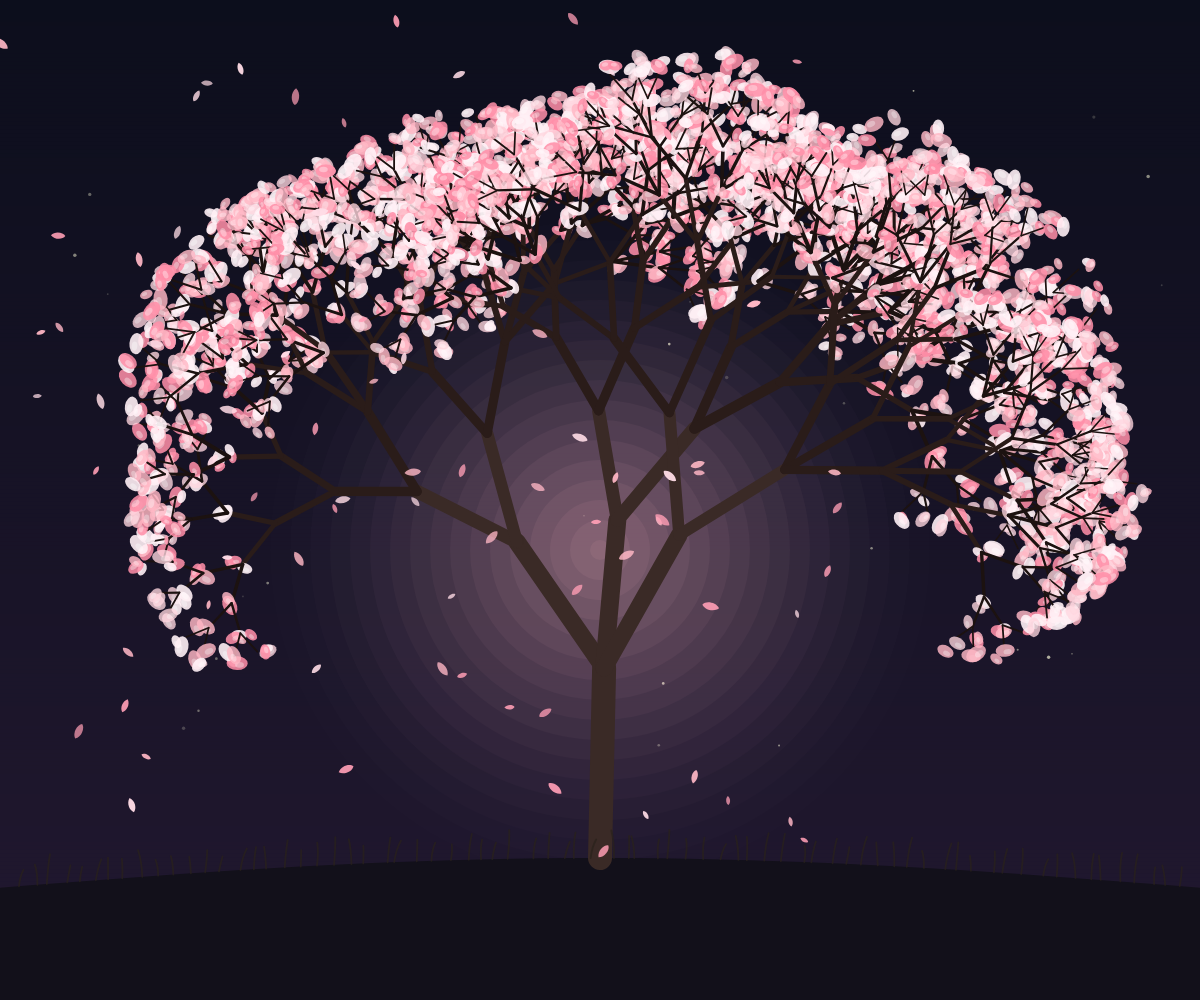
Frame 1 (no input)
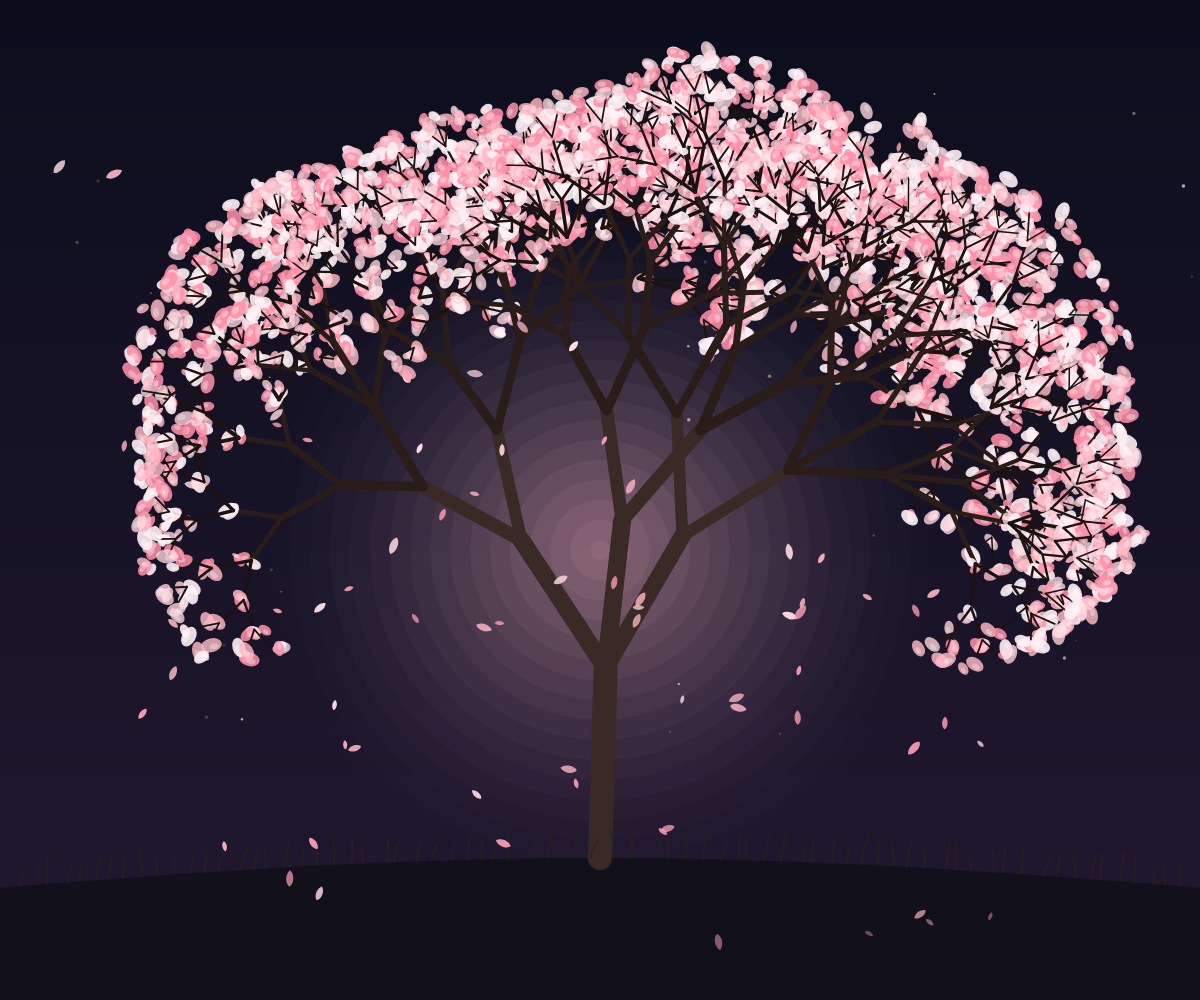
Frame 60 (no input)
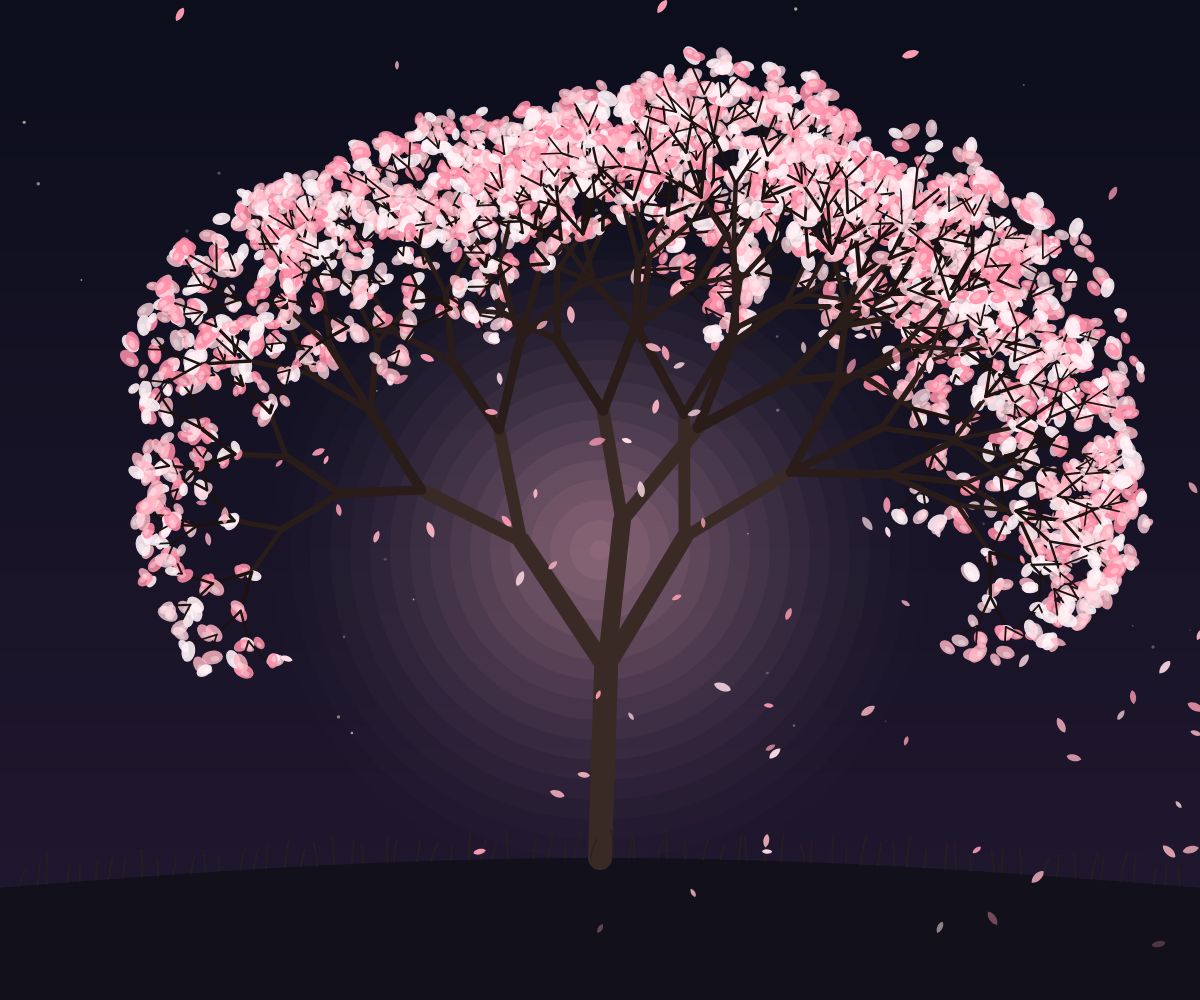
Frame 120 (the mouse pressed at the canvas centre since frame 60)

The p5.js sketch that drew these frames (run headless with seeded random() and noise() and a simulated clock; from frame 60 on, the mouse is pressed at the canvas centre):

// p5.js sketch
// ── sketch.js
/**
 * ============================================================================
 * BREEZE TREE • 隨風擺動之樹
 * Interactive Procedural Tree with Dynamic Wind Harmonics & Particle System
 * Built with p5.js
 * ============================================================================
 */

// Global State
let treeRoot = null;
let maxTreeDepth = 8;
let treeSeed = 1001;
let currentTheme = 'sakura';
let windStrength = 0.45; // 0.0 to 1.0
let gustEnergy = 0;
let mouseWind = 0;
let prevMouseX = 0;
let timeStep = 0;

// Particle & Environment Systems
let fallingPetals = [];
let ambientSpores = [];
let grassBlades = [];
let blossomTipPositions = [];

// Themes Palette Definition
const THEMES = {
  sakura: {
    name: '春櫻',
    accent: '#ff9ebb',
    skyTop: [12, 14, 28],
    skyBottom: [34, 24, 48],
    canopyGlow: [255, 182, 193, 20],
    trunkColors: [
      [58, 42, 38],
      [42, 28, 25],
      [28, 18, 16]
    ],
    leafColors: [
      [255, 183, 197, 210],
      [255, 143, 168, 220],
      [255, 214, 223, 200],
      [255, 240, 245, 230]
    ],
    petalColors: [
      [255, 183, 197, 230],
      [255, 158, 181, 230],
      [255, 220, 230, 240]
    ],
    groundColor: [18, 16, 26]
  },
  summer: {
    name: '盛夏',
    accent: '#10b981',
    skyTop: [6, 18, 30],
    skyBottom: [14, 44, 62],
    canopyGlow: [16, 185, 129, 18],
    trunkColors: [
      [45, 34, 26],
      [36, 26, 20],
      [26, 18, 14]
    ],
    leafColors: [
      [16, 185, 129, 210],
      [5, 150, 105, 220],
      [52, 211, 153, 200],
      [110, 231, 183, 220]
    ],
    petalColors: [
      [52, 211, 153, 220],
      [16, 185, 129, 230],
      [110, 231, 183, 210]
    ],
    groundColor: [12, 24, 24]
  },
  autumn: {
    name: '金秋',
    accent: '#f59e0b',
    skyTop: [22, 12, 18],
    skyBottom: [48, 26, 24],
    canopyGlow: [245, 158, 11, 20],
    trunkColors: [
      [52, 32, 24],
      [38, 22, 16],
      [28, 15, 12]
    ],
    leafColors: [
      [245, 158, 11, 220],
      [217, 119, 6, 220],
      [234, 88, 12, 220],
      [220, 38, 38, 210],
      [253, 224, 71, 230]
    ],
    petalColors: [
      [245, 158, 11, 230],
      [234, 88, 12, 230],
      [253, 224, 71, 240]
    ],
    groundColor: [22, 14, 16]
  },
  twilight: {
    name: '幻夜',
    accent: '#06b6d4',
    skyTop: [4, 7, 20],
    skyBottom: [12, 18, 44],
    canopyGlow: [6, 182, 212, 24],
    trunkColors: [
      [28, 24, 44],
      [20, 18, 34],
      [14, 12, 24]
    ],
    leafColors: [
      [6, 182, 212, 220],
      [139, 92, 246, 220],
      [59, 130, 246, 220],
      [168, 85, 247, 220],
      [224, 242, 254, 240]
    ],
    petalColors: [
      [6, 182, 212, 240],
      [168, 85, 247, 240],
      [125, 211, 252, 250]
    ],
    groundColor: [10, 12, 22]
  }
};

/**
 * Tree Branch Node Class
 * Maintains deterministic structural properties and hierarchy
 */
class BranchNode {
  constructor(length, thickness, baseAngle, depth, id) {
    this.length = length;
    this.thickness = thickness;
    this.baseAngle = baseAngle;
    this.depth = depth;
    this.id = id;
    this.children = [];
    this.leafClusters = [];
    this.curveFactor = random(-0.06, 0.06);

    // If near terminal, attach leaf / petal clusters
    if (depth >= maxTreeDepth - 3) {
      const clusterCount = floor(random(2, 5));
      for (let i = 0; i < clusterCount; i++) {
        this.leafClusters.push({
          offsetX: random(-10, 10),
          offsetY: random(-12, 4),
          size: random(9, 17),
          colorIndex: floor(random(0, 4)),
          angleOffset: random(-PI / 3, PI / 3),
          phase: random(TWO_PI)
        });
      }
    }
  }

  addChild(child) {
    this.children.push(child);
  }
}

/**
 * Petal / Fallen Leaf Particle
 */
class PetalParticle {
  constructor(respawnAnywhere = false) {
    this.reset(respawnAnywhere);
  }

  reset(anywhere = false) {
    // Pick origin: either from canopy tip or screen bounds
    if (!anywhere && blossomTipPositions.length > 0 && random() < 0.75) {
      const tip = random(blossomTipPositions);
      this.x = tip.x + random(-15, 15);
      this.y = tip.y + random(-10, 10);
    } else {
      this.x = random(-50, width * 0.7);
      this.y = anywhere ? random(0, height * 0.85) : random(-40, 20);
    }

    this.size = random(4.5, 9.5);
    this.vx = random(0.8, 2.2);
    this.vy = random(1.0, 2.5);
    this.angle = random(TWO_PI);
    this.spinSpeed = random(-0.04, 0.04);
    this.colorIndex = floor(random(0, THEMES[currentTheme].petalColors.length));
    this.opacity = random(180, 255);
    this.flutterPhase = random(TWO_PI);
    this.flutterFreq = random(0.02, 0.05);
  }

  update(currentWind) {
    this.flutterPhase += this.flutterFreq;
    const windFlutter = sin(this.flutterPhase) * 1.2;

    // Movement influenced by wind and gravity
    this.x += (this.vx + currentWind * 4.5 + windFlutter);
    this.y += (this.vy + abs(windFlutter * 0.3));
    this.angle += this.spinSpeed + currentWind * 0.05;

    // Fade out near ground
    if (this.y > height * 0.88) {
      this.opacity -= 4;
    }

    // Wrap / respawn if dead or out of bounds
    if (this.x > width + 60 || this.y > height * 0.95 || this.opacity <= 0) {
      this.reset(false);
    }
  }

  draw() {
    const pal = THEMES[currentTheme].petalColors;
    const col = pal[this.colorIndex % pal.length];
    push();
    translate(this.x, this.y);
    rotate(this.angle);
    noStroke();
    fill(col[0], col[1], col[2], this.opacity);

    // Draw organic petal / leaf teardrop shape
    beginShape();
    vertex(0, -this.size * 0.9);
    bezierVertex(this.size * 0.6, -this.size * 0.4, this.size * 0.5, this.size * 0.7, 0, this.size);
    bezierVertex(-this.size * 0.5, this.size * 0.7, -this.size * 0.6, -this.size * 0.4, 0, -this.size * 0.9);
    endShape(CLOSE);
    pop();
  }
}

/**
 * Ambient Spore / Firefly Particle
 */
class AmbientSpore {
  constructor() {
    this.x = random(width);
    this.y = random(height * 0.9);
    this.size = random(1.5, 3.5);
    this.baseY = this.y;
    this.phase = random(TWO_PI);
    this.speed = random(0.3, 0.9);
    this.brightness = random(120, 240);
  }

  update(currentWind) {
    this.phase += 0.02;
    this.x += currentWind * 1.5 + cos(this.phase) * 0.4;
    this.y = this.baseY + sin(this.phase * 0.8) * 15;

    if (this.x > width + 20) this.x = -20;
    if (this.x < -20) this.x = width + 20;
  }

  draw() {
    noStroke();
    const glow = 150 + sin(this.phase) * 90;
    if (currentTheme === 'twilight') {
      fill(6, 182, 212, glow * 0.9);
    } else {
      fill(255, 255, 220, glow * 0.7);
    }
    circle(this.x, this.y, this.size);
  }
}

/**
 * Grass Blade on bottom mound
 */
class GrassBlade {
  constructor(x, y, height) {
    this.x = x;
    this.y = y;
    this.height = height;
    this.tilt = random(-0.15, 0.15);
    this.phase = random(TWO_PI);
  }

  draw(currentWind) {
    const sway = sin(timeStep * 1.5 + this.phase) * 0.12 + currentWind * 0.25;
    stroke(THEMES[currentTheme].trunkColors[0][0] * 0.7,
           THEMES[currentTheme].trunkColors[0][1] * 0.8,
           THEMES[currentTheme].trunkColors[0][2] * 0.7, 180);
    strokeWeight(1.8);
    noFill();
    beginShape();
    vertex(this.x, this.y);
    quadraticVertex(this.x + sway * 12, this.y - this.height * 0.6,
                    this.x + (this.tilt + sway) * 22, this.y - this.height);
    endShape();
  }
}

/**
 * p5.js setup
 */
function setup() {
  const canvas = createCanvas(windowWidth, windowHeight);
  canvas.parent(document.body);
  pixelDensity(min(window.devicePixelRatio, 2));

  // Initialize interactive UI DOM hooks
  initUI();

  // Generate initial tree & environment
  regenerateTree();
  initEnvironment();
}

/**
 * Window Resize
 */
function windowResized() {
  resizeCanvas(windowWidth, windowHeight);
  initEnvironment();
}

/**
 * Initialize Environment Elements
 */
function initEnvironment() {
  fallingPetals = [];
  ambientSpores = [];
  grassBlades = [];

  // Spawn petals
  const petalCount = width > 768 ? 95 : 55;
  for (let i = 0; i < petalCount; i++) {
    fallingPetals.push(new PetalParticle(true));
  }

  // Spawn ambient floating spores
  for (let i = 0; i < 35; i++) {
    ambientSpores.push(new AmbientSpore());
  }

  // Spawn grass blades across bottom
  const bladeCount = floor(width / 16);
  for (let i = 0; i < bladeCount; i++) {
    const gx = i * 16 + random(-6, 6);
    const gy = getGroundHeight(gx);
    grassBlades.push(new GrassBlade(gx, gy, random(14, 30)));
  }
}

/**
 * Procedural Tree Generation with Deterministic Seed
 */
function regenerateTree() {
  randomSeed(treeSeed);
  noiseSeed(treeSeed);

  // Compute scale based on viewport
  const trunkLength = constrain(height * 0.23, 110, 190);
  const trunkThickness = constrain(trunkLength * 0.14, 15, 24);

  let nodeIdCounter = 0;

  function buildBranch(length, thickness, depth, baseAngle) {
    const node = new BranchNode(length, thickness, baseAngle, depth, nodeIdCounter++);

    if (depth < maxTreeDepth) {
      // 2 or 3 branches per bifurcation
      const branchCount = depth === 0 ? (random() < 0.3 ? 3 : 2) : (random() < 0.22 ? 3 : 2);

      for (let i = 0; i < branchCount; i++) {
        let childAngle;
        if (branchCount === 2) {
          const spread = random(0.38, 0.62);
          childAngle = (i === 0 ? -1 : 1) * spread + random(-0.1, 0.1);
        } else {
          // 3-way split
          const angles = [-0.55, 0.05, 0.52];
          childAngle = angles[i] + random(-0.08, 0.08);
        }

        const lengthDecay = random(0.72, 0.84);
        const thickDecay = random(0.68, 0.78);

        const childNode = buildBranch(
          length * lengthDecay,
          max(thickness * thickDecay, 1.2),
          depth + 1,
          childAngle
        );
        node.addChild(childNode);
      }
    }
    return node;
  }

  treeRoot = buildBranch(trunkLength, trunkThickness, 0, 0);
}

/**
 * Calculate ground mound curved height
 */
function getGroundHeight(x) {
  const midX = width / 2;
  const distFromCenter = (x - midX) / (width * 0.5);
  // Soft gentle hill curving up under tree
  const mound = cos(constrain(distFromCenter * 1.5, -PI / 2, PI / 2)) * 32;
  return height * 0.89 - mound;
}

/**
 * Main Render Loop
 */
function draw() {
  timeStep += 0.012;

  // Handle Wind Physics Model
  updateWind();

  // 1. Draw Atmospheric Sky Gradient
  drawSkyBackground();

  // 2. Draw Ambient Spores (Background layer)
  const currentTotalWind = getEffectiveWind();
  for (let spore of ambientSpores) {
    spore.update(currentTotalWind);
    spore.draw();
  }

  // 3. Clear collected blossom positions for this frame
  blossomTipPositions = [];

  // 4. Draw Ground Mound & Soft Canopy Glow
  drawEnvironmentLighting();

  // 5. Draw Swaying Procedural Tree
  push();
  const rootX = width / 2;
  const rootY = getGroundHeight(rootX);
  translate(rootX, rootY);

  renderBranch(treeRoot, currentTotalWind);
  pop();

  // 6. Draw Swaying Grass Foreground
  for (let blade of grassBlades) {
    blade.draw(currentTotalWind);
  }

  // 7. Update and Draw Drifting Petals & Leaves
  for (let petal of fallingPetals) {
    petal.update(currentTotalWind);
    petal.draw();
  }
}

/**
 * Wind Dynamics Calculations
 */
function updateWind() {
  // Smoothly decay triggered gusts
  if (gustEnergy > 0.005) {
    gustEnergy *= 0.965;
  } else {
    gustEnergy = 0;
  }

  // Mouse wind integration
  const mouseDeltaX = (mouseX - prevMouseX);
  prevMouseX = mouseX;
  if (abs(mouseDeltaX) > 2) {
    mouseWind += (mouseDeltaX * 0.008);
  }
  mouseWind *= 0.92; // decay
}

function getEffectiveWind() {
  // Base ambient oscillation + Perlin noise wind vector + Gust + Mouse influence
  const baseOscillation = sin(timeStep * 1.2) * 0.15;
  const noiseGust = (noise(timeStep * 0.8, 12.34) - 0.48) * 0.7;

  const total = (windStrength * 1.2 * (0.35 + baseOscillation + noiseGust))
              + gustEnergy * 1.8
              + mouseWind;

  return total;
}

/**
 * Recursive Tree Branch Rendering with Dynamic Sway Harmonics
 */
function renderBranch(node, wind) {
  if (!node) return;

  push();

  // Harmonic sway formula:
  // Lower branches have higher inertia; twigs have high frequency flutter.
  const depthFactor = (node.depth + 1) / (maxTreeDepth + 1);
  const harmonicFrequency = 1.0 + node.depth * 0.45;
  const harmonicPhase = timeStep * harmonicFrequency + node.id * 0.45;

  // Micro vibration for twigs
  const jitter = node.depth >= 4 ? sin(timeStep * 3.5 + node.id) * 0.02 * (windStrength + gustEnergy) : 0;

  // Progressive sway angle
  const swayAngle = node.baseAngle
                  + (wind * 0.28 * depthFactor)
                  + (sin(harmonicPhase) * 0.045 * depthFactor * (1 + windStrength))
                  + node.curveFactor
                  + jitter;

  rotate(swayAngle);

  // Branch Color: trunk gradient towards wood/twigs
  const theme = THEMES[currentTheme];
  const colorIndex = min(floor(node.depth / 3), theme.trunkColors.length - 1);
  const rgb = theme.trunkColors[colorIndex];
  stroke(rgb[0], rgb[1], rgb[2]);
  strokeWeight(node.thickness);
  strokeCap(ROUND);

  // Draw natural tapered branch segment
  line(0, 0, 0, -node.length);

  // Translate to end of branch
  translate(0, -node.length);

  // Render Leaf/Blossom Clusters at outer branches
  if (node.leafClusters.length > 0) {
    drawLeafClusters(node, wind);

    // Record world position for petal particle emission
    if (blossomTipPositions.length < 80) {
      // Approximate screen coordinates
      const matrix = drawingContext.getTransform();
      blossomTipPositions.push({ x: matrix.e, y: matrix.f });
    }
  }

  // Recurse to children
  for (let child of node.children) {
    renderBranch(child, wind);
  }

  pop();
}

/**
 * Draw Organic Blossoms / Leaves on Branch Tips
 */
function drawLeafClusters(node, wind) {
  const theme = THEMES[currentTheme];
  const leaves = theme.leafColors;

  push();
  noStroke();

  for (let cluster of node.leafClusters) {
    const col = leaves[cluster.colorIndex % leaves.length];
    fill(col[0], col[1], col[2], col[3]);

    push();
    // Wind tilt on individual leaf clusters
    const clusterSway = sin(timeStep * 2.2 + cluster.phase) * 0.18 + wind * 0.25;
    translate(cluster.offsetX, cluster.offsetY);
    rotate(cluster.angleOffset + clusterSway);

    // Soft organic oval blossom
    ellipse(0, 0, cluster.size * 1.3, cluster.size * 0.85);

    // Soft inner highlight petal
    fill(255, 255, 255, col[3] * 0.4);
    ellipse(-cluster.size * 0.15, -cluster.size * 0.1, cluster.size * 0.55, cluster.size * 0.35);

    pop();
  }

  pop();
}

/**
 * Atmospheric Sky Background
 */
function drawSkyBackground() {
  const theme = THEMES[currentTheme];
  const topC = color(theme.skyTop[0], theme.skyTop[1], theme.skyTop[2]);
  const botC = color(theme.skyBottom[0], theme.skyBottom[1], theme.skyBottom[2]);

  // Smooth vertical gradient
  noFill();
  for (let y = 0; y <= height; y += 4) {
    const inter = map(y, 0, height, 0, 1);
    const c = lerpColor(topC, botC, inter);
    stroke(c);
    strokeWeight(4.5);
    line(0, y, width, y);
  }
}

/**
 * Environment Lighting & Ground Mound
 */
function drawEnvironmentLighting() {
  const theme = THEMES[currentTheme];

  // Soft mystical canopy aura behind tree
  push();
  noStroke();
  const auraRgb = theme.canopyGlow;
  const glowX = width / 2;
  const glowY = height * 0.55;
  const glowRadius = min(width, height) * 0.7;

  // Radial glow gradient simulation
  for (let r = glowRadius; r > 0; r -= 40) {
    const alphaVal = map(r, 0, glowRadius, auraRgb[3], 0);
    fill(auraRgb[0], auraRgb[1], auraRgb[2], alphaVal);
    circle(glowX, glowY, r);
  }
  pop();

  // Bottom Ground Mound
  push();
  noStroke();
  const gCol = theme.groundColor;
  fill(gCol[0], gCol[1], gCol[2]);

  beginShape();
  vertex(0, height);
  for (let x = 0; x <= width + 20; x += 30) {
    vertex(x, getGroundHeight(x));
  }
  vertex(width, height);
  endShape(CLOSE);
  pop();
}

/**
 * Initialize DOM UI Controls & Events
 */
function initUI() {
  const windSlider = document.getElementById('windSlider');
  const windText = document.getElementById('windValueText');
  const btnGust = document.getElementById('btnGust');
  const btnRegrow = document.getElementById('btnRegrow');
  const themeButtons = document.querySelectorAll('.theme-btn');

  // Wind Force Slider
  if (windSlider) {
    windSlider.addEventListener('input', (e) => {
      const val = parseInt(e.target.value, 10);
      windStrength = val / 100;
      if (windText) windText.textContent = `${val}%`;
    });
  }

  // Trigger Sudden Wind Gust
  if (btnGust) {
    btnGust.addEventListener('click', () => {
      gustEnergy = 1.35;
      // Pulse animation effect on button
      btnGust.style.transform = 'scale(0.95)';
      setTimeout(() => { btnGust.style.transform = ''; }, 150);
    });
  }

  // Regrow Tree with New Seed
  if (btnRegrow) {
    btnRegrow.addEventListener('click', () => {
      treeSeed = floor(random(1000, 999999));
      regenerateTree();
      initEnvironment();
    });
  }

  // Season Themes
  themeButtons.forEach((btn) => {
    btn.addEventListener('click', () => {
      const themeKey = btn.getAttribute('data-theme');
      if (THEMES[themeKey]) {
        currentTheme = themeKey;

        // Update active UI button state
        themeButtons.forEach(b => b.classList.remove('active'));
        btn.classList.add('active');

        // Update CSS accent
        document.documentElement.style.setProperty('--accent-color', THEMES[themeKey].accent);
        document.documentElement.style.setProperty('--accent-glow', `${THEMES[themeKey].accent}55`);
      }
    });
  });
}

// ── style.css
/* =========================================================
   BREEZE TREE - STYLING & GLASSMORPHISM DESIGN SYSTEM
   ========================================================= */

:root {
  --bg-fallback: #0c0f1d;
  --glass-bg: rgba(16, 20, 36, 0.68);
  --glass-border: rgba(255, 255, 255, 0.12);
  --glass-shadow: 0 16px 36px rgba(0, 0, 0, 0.4), 0 0 1px 1px rgba(255, 255, 255, 0.08);
  --accent-color: #ff9ebb;
  --accent-glow: rgba(255, 158, 187, 0.35);
  --text-primary: #f8fafc;
  --text-secondary: #94a3b8;
  --text-muted: #64748b;
  --radius-lg: 20px;
  --radius-md: 12px;
  --radius-full: 9999px;
  --transition-smooth: all 0.25s cubic-bezier(0.16, 1, 0.3, 1);
}

* {
  margin: 0;
  padding: 0;
  box-sizing: border-box;
  -webkit-font-smoothing: antialiased;
}

body, html {
  width: 100%;
  height: 100%;
  overflow: hidden;
  background-color: var(--bg-fallback);
  font-family: 'Outfit', 'Noto Sans TC', -apple-system, BlinkMacSystemFont, "Segoe UI", Roboto, sans-serif;
  color: var(--text-primary);
  user-select: none;
}

/* Canvas Positioning */
canvas {
  position: fixed;
  top: 0;
  left: 0;
  width: 100vw;
  height: 100vh;
  z-index: 1;
  display: block;
}

/* Top Left Brand Header */
.app-header {
  position: fixed;
  top: 24px;
  left: 24px;
  z-index: 20;
  pointer-events: none;
}

.brand-badge {
  display: inline-flex;
  align-items: center;
  gap: 10px;
  padding: 8px 18px;
  background: var(--glass-bg);
  backdrop-filter: blur(16px);
  -webkit-backdrop-filter: blur(16px);
  border: 1px solid var(--glass-border);
  border-radius: var(--radius-full);
  box-shadow: var(--glass-shadow);
  pointer-events: auto;
  transition: var(--transition-smooth);
}

.brand-badge:hover {
  border-color: rgba(255, 255, 255, 0.25);
  transform: translateY(-1px);
}

.pulse-dot {
  width: 8px;
  height: 8px;
  border-radius: 50%;
  background: #10b981;
  box-shadow: 0 0 10px #10b981, 0 0 20px #10b981;
  animation: pulse 2.5s infinite ease-in-out;
}

@keyframes pulse {
  0%, 100% { transform: scale(0.9); opacity: 0.7; }
  50% { transform: scale(1.3); opacity: 1; box-shadow: 0 0 14px #10b981; }
}

.brand-title {
  font-weight: 700;
  letter-spacing: 1.5px;
  font-size: 13px;
  color: #fff;
}

.brand-divider {
  color: var(--text-muted);
  font-size: 12px;
}

.brand-sub {
  font-size: 13px;
  font-weight: 400;
  color: var(--text-secondary);
}

/* Interactive Floating Control Dock */
.control-dock {
  position: fixed;
  top: 24px;
  right: 24px;
  z-index: 20;
  display: flex;
  align-items: center;
  gap: 18px;
  padding: 12px 20px;
  background: var(--glass-bg);
  backdrop-filter: blur(20px);
  -webkit-backdrop-filter: blur(20px);
  border: 1px solid var(--glass-border);
  border-radius: var(--radius-lg);
  box-shadow: var(--glass-shadow);
  transition: var(--transition-smooth);
}

.control-dock:hover {
  border-color: rgba(255, 255, 255, 0.22);
}

.control-group {
  display: flex;
  flex-direction: column;
  gap: 6px;
}

.group-header {
  display: flex;
  align-items: center;
  justify-content: space-between;
  gap: 8px;
}

.group-header label {
  font-size: 11px;
  font-weight: 600;
  text-transform: uppercase;
  letter-spacing: 0.8px;
  color: var(--text-secondary);
}

.val-badge {
  font-size: 11px;
  font-weight: 600;
  color: var(--accent-color);
  background: rgba(255, 255, 255, 0.08);
  padding: 2px 7px;
  border-radius: var(--radius-full);
}

/* Slider Design */
.slider-wrapper {
  display: flex;
  align-items: center;
  gap: 8px;
}

.slider-icon {
  font-size: 13px;
  line-height: 1;
}

input[type="range"] {
  -webkit-appearance: none;
  appearance: none;
  width: 120px;
  height: 6px;
  background: rgba(255, 255, 255, 0.15);
  border-radius: 4px;
  outline: none;
  cursor: pointer;
  transition: background 0.2s;
}

input[type="range"]:hover {
  background: rgba(255, 255, 255, 0.25);
}

input[type="range"]::-webkit-slider-thumb {
  -webkit-appearance: none;
  appearance: none;
  width: 16px;
  height: 16px;
  border-radius: 50%;
  background: #ffffff;
  box-shadow: 0 0 10px rgba(255, 255, 255, 0.6), 0 2px 4px rgba(0,0,0,0.4);
  cursor: pointer;
  transition: transform 0.15s ease, background-color 0.2s;
}

input[type="range"]::-webkit-slider-thumb:hover {
  transform: scale(1.2);
  background: var(--accent-color);
}

input[type="range"]::-moz-range-thumb {
  width: 16px;
  height: 16px;
  border-radius: 50%;
  background: #ffffff;
  border: none;
  cursor: pointer;
}

/* Divider */
.divider-v {
  width: 1px;
  height: 38px;
  background: rgba(255, 255, 255, 0.1);
}

/* Theme Selector Buttons */
.theme-buttons {
  display: flex;
  gap: 6px;
}

.theme-btn {
  display: flex;
  align-items: center;
  gap: 5px;
  padding: 6px 12px;
  font-size: 12px;
  font-weight: 500;
  color: var(--text-secondary);
  background: rgba(255, 255, 255, 0.05);
  border: 1px solid rgba(255, 255, 255, 0.08);
  border-radius: var(--radius-md);
  cursor: pointer;
  transition: var(--transition-smooth);
}

.theme-btn:hover {
  background: rgba(255, 255, 255, 0.12);
  color: #fff;
  transform: translateY(-1px);
}

.theme-btn.active {
  background: rgba(255, 255, 255, 0.18);
  border-color: var(--accent-color);
  color: #fff;
  box-shadow: 0 0 12px var(--accent-glow);
}

.theme-icon {
  font-size: 13px;
  line-height: 1;
}

/* Action Buttons */
.actions-group {
  flex-direction: row;
  align-items: center;
  gap: 8px;
}

.action-btn {
  display: inline-flex;
  align-items: center;
  gap: 6px;
  padding: 8px 14px;
  font-size: 12px;
  font-weight: 600;
  color: var(--text-primary);
  background: rgba(255, 255, 255, 0.08);
  border: 1px solid rgba(255, 255, 255, 0.14);
  border-radius: var(--radius-md);
  cursor: pointer;
  transition: var(--transition-smooth);
}

.action-btn:hover {
  background: rgba(255, 255, 255, 0.18);
  border-color: rgba(255, 255, 255, 0.3);
  transform: translateY(-2px);
  box-shadow: 0 4px 14px rgba(0, 0, 0, 0.3);
}

.action-btn:active {
  transform: translateY(0);
}

.action-btn.primary {
  background: linear-gradient(135deg, rgba(255, 120, 160, 0.25), rgba(120, 160, 255, 0.25));
  border-color: rgba(255, 255, 255, 0.25);
}

.action-btn.primary:hover {
  background: linear-gradient(135deg, rgba(255, 120, 160, 0.4), rgba(120, 160, 255, 0.4));
  box-shadow: 0 4px 18px rgba(255, 120, 160, 0.25);
}

.btn-icon {
  font-size: 13px;
}

/* Bottom Hint */
.interaction-hint {
  position: fixed;
  bottom: 24px;
  left: 50%;
  transform: translateX(-50%);
  z-index: 20;
  display: flex;
  align-items: center;
  gap: 8px;
  padding: 8px 18px;
  background: rgba(16, 20, 36, 0.55);
  backdrop-filter: blur(12px);
  -webkit-backdrop-filter: blur(12px);
  border: 1px solid rgba(255, 255, 255, 0.08);
  border-radius: var(--radius-full);
  color: var(--text-secondary);
  font-size: 12px;
  pointer-events: none;
  animation: floatHint 4s ease-in-out infinite;
}

.hint-icon {
  font-size: 14px;
}

@keyframes floatHint {
  0%, 100% { transform: translate(-50%, 0); opacity: 0.85; }
  50% { transform: translate(-50%, -4px); opacity: 1; }
}

/* Responsive Styles */
@media (max-width: 960px) {
  .control-dock {
    top: auto;
    bottom: 70px;
    right: 50%;
    transform: translateX(50%);
    width: calc(100% - 32px);
    max-width: 520px;
    flex-wrap: wrap;
    justify-content: center;
    gap: 12px;
    padding: 14px;
  }

  .divider-v {
    display: none;
  }

  .app-header {
    top: 16px;
    left: 16px;
  }

  .interaction-hint {
    bottom: 16px;
    font-size: 11px;
    padding: 6px 14px;
  }
}
